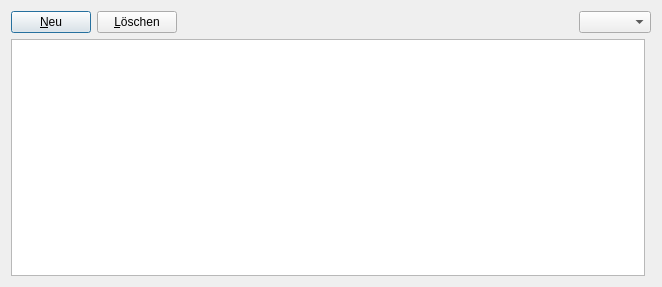
<?xml version="1.0" encoding="UTF-8"?>
<ui version="4.0">
 <class>VeranstaltungenForm</class>
 <widget class="QDialog" name="VeranstaltungenForm">
  <property name="geometry">
   <rect>
    <x>0</x>
    <y>0</y>
    <width>662</width>
    <height>287</height>
   </rect>
  </property>
  <property name="windowTitle">
   <string>Dialog</string>
  </property>
  <layout class="QGridLayout" name="gridLayout">
   <item row="0" column="0" rowspan="2" colspan="2">
    <layout class="QVBoxLayout" name="verticalLayout">
     <item>
      <layout class="QHBoxLayout" name="horizontalLayout_2">
       <item>
        <widget class="QPushButton" name="pushButton_newRecord">
         <property name="text">
          <string>&amp;Neu</string>
         </property>
        </widget>
       </item>
       <item>
        <widget class="QPushButton" name="pushButton_deleteRecord">
         <property name="text">
          <string>&amp;Löschen</string>
         </property>
        </widget>
       </item>
       <item>
        <spacer name="horizontalSpacer_2">
         <property name="orientation">
          <enum>Qt::Horizontal</enum>
         </property>
         <property name="sizeHint" stdset="0">
          <size>
           <width>40</width>
           <height>20</height>
          </size>
         </property>
        </spacer>
       </item>
       <item>
        <widget class="QComboBox" name="comboBox_period"/>
       </item>
      </layout>
     </item>
    </layout>
   </item>
   <item row="2" column="0">
    <widget class="QTableView" name="tableView_veranstaltungen"/>
   </item>
  </layout>
 </widget>
 <resources/>
 <connections/>
</ui>
